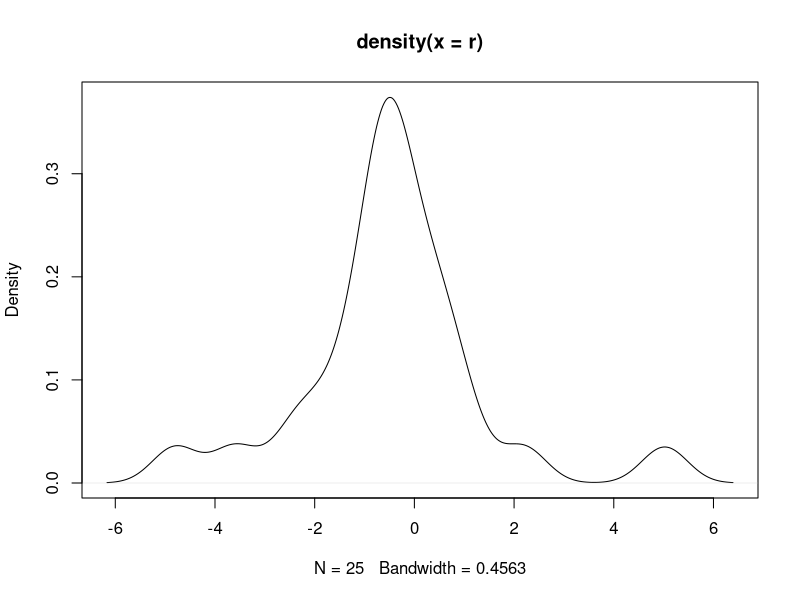
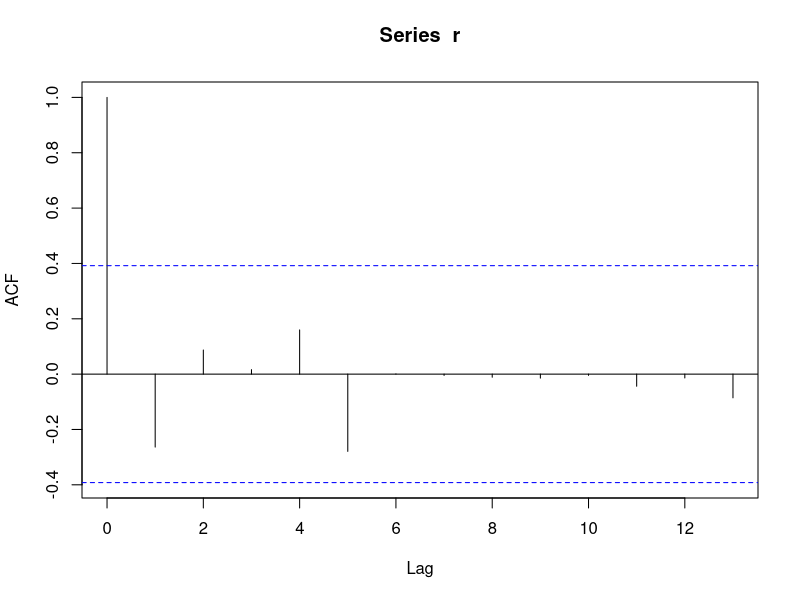

The R source for these figures, in order:
ranrw <- function(mu, sigma, p0=100, T=100){
  cumprod(c(p0, 1 + (rnorm(n=T, mean = mu, sd = sigma)/100)))
}
price2returns <- function(x){
  100*diff(log(x))
}
returns2prices <- function(r, p0=100){
  c(p0, p0*exp(cumsum(r/100)))
}

cat("Simulate 25 points from a random walk starting at 1500 --\n")
p <- ranrw(0.05, 1.4, 1500, 25)
print(p)

cat("Convert to returns--\n")
r <- price2returns(p)
print(r)

cat("Go back from returns to prices --\n")
goback <- returns2prices(r, 1500)
print(goback)

plot(density(r))
acf(r)
